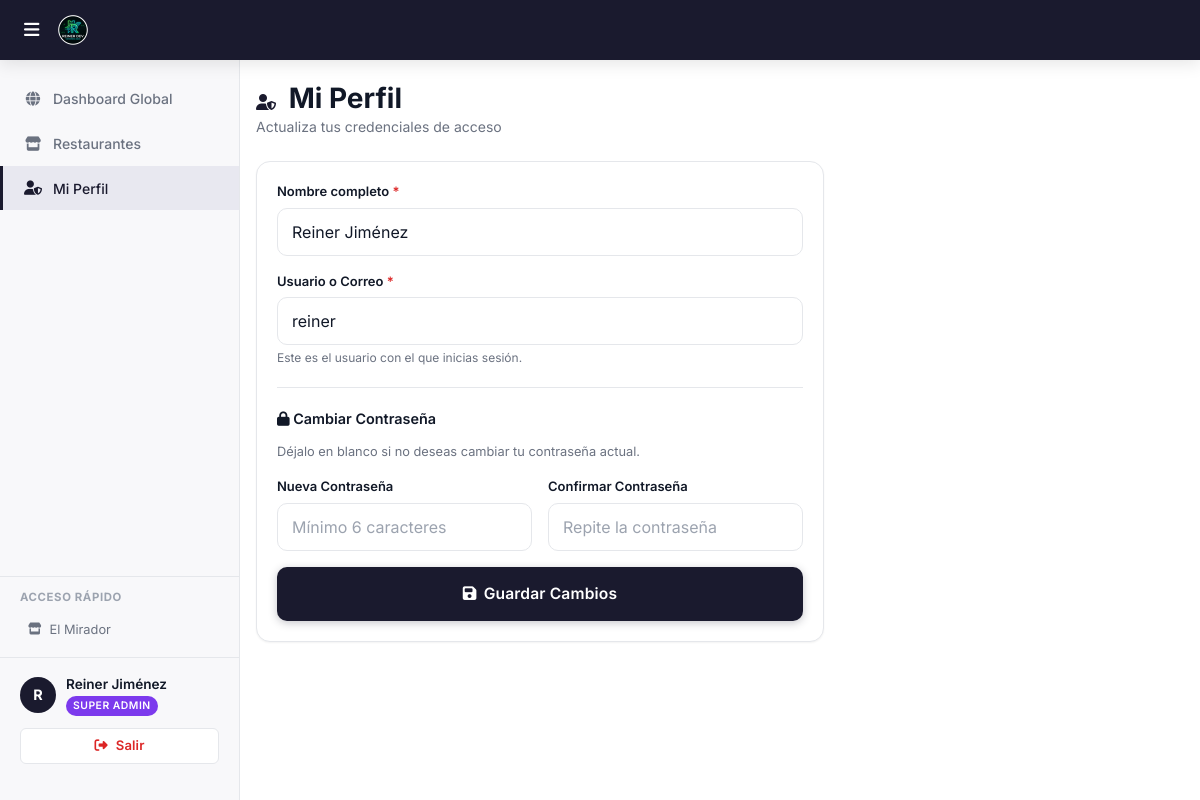
The page /roles/superadmin/perfil.php (signed in) on the database its author committed.
### tables this page shows
CREATE TABLE `restaurantes` (
  `id` int(11) NOT NULL,
  `nombre` varchar(100) NOT NULL,
  `logo` varchar(255) DEFAULT NULL,
  `activo` tinyint(1) DEFAULT 1,
  `created_at` timestamp NOT NULL DEFAULT current_timestamp()
);

CREATE TABLE `usuarios` (
  `id` int(11) NOT NULL,
  `restaurante_id` int(11) DEFAULT NULL,
  `nombre` varchar(100) NOT NULL,
  `email` varchar(100) NOT NULL,
  `password` varchar(255) NOT NULL,
  `rol` enum('superadmin','admin','atencion','cocina') NOT NULL,
  `activo` tinyint(1) DEFAULT 1,
  `created_at` timestamp NOT NULL DEFAULT current_timestamp()
);

### roles/superadmin/perfil.php (the view, shortened to what this page needs)
<?php
$db = getDB();
$usuarioId = $_SESSION['usuario_id'];
$st = $db->prepare("SELECT nombre, email FROM usuarios WHERE id = ?");
$st->execute([$usuarioId]);
$usuario = $st->fetch();
require_once '../../includes/header.php';
?>
        <div class="page-content" style="max-width:600px;">
            <div class="d-flex align-center justify-between mb-24">
                <div>
                    <h1><i class="fa-solid fa-user-shield" style="font-size:1rem;margin-right:6px;color:var(--primary);"></i> Mi Perfil</h1>
                    <p>Actualiza tus credenciales de acceso</p>
                </div>
            </div>
            <div class="card">
                <form method="POST">
                    <div class="form-group mb-16">
                        <label class="form-label">Nombre completo <span style="color:var(--danger);">*</span></label>
                        <input type="text" name="nombre" class="form-control" value="<?= htmlspecialchars($usuario['nombre'] ?? '') ?>" required>
                    </div>
                    <div class="form-group mb-20">
                        <label class="form-label">Usuario o Correo <span style="color:var(--danger);">*</span></label>
                        <input type="text" name="email" class="form-control" value="<?= htmlspecialchars($usuario['email'] ?? '') ?>" required>
                        <div style="font-size:.75rem;color:var(--text-secondary);margin-top:4px;">Este es el usuario con el que inicias sesión.</div>
                    </div>
                    <hr style="border:0;border-top:1px solid var(--border);margin:20px 0;">
                    <div style="font-size:.9rem;font-weight:600;color:var(--text-primary);margin-bottom:12px;"><i class="fa-solid fa-lock"></i> Cambiar Contraseña</div>
                    <div style="font-size:.8rem;color:var(--text-secondary);margin-bottom:16px;">Déjalo en blanco si no deseas cambiar tu contraseña actual.</div>
                    <div style="display:grid;grid-template-columns:1fr 1fr;gap:16px;" class="mb-20">
                        <div class="form-group">
                            <label class="form-label">Nueva Contraseña</label>
                            <input type="password" name="password" class="form-control" placeholder="Mínimo 6 caracteres" autocomplete="new-password">
                        </div>
                        <div class="form-group">
                            <label class="form-label">Confirmar Contraseña</label>
                            <input type="password" name="password_confirm" class="form-control" placeholder="Repite la contraseña" autocomplete="new-password">
                        </div>
                    </div>
                    <button type="submit" class="btn btn-primario btn-lg" style="width:100%;">
                        <i class="fa-solid fa-floppy-disk"></i> Guardar Cambios
                    </button>
                </form>
            </div>
        </div>
<?php require_once '../../includes/footer.php'; ?>

### includes/sidebar.php (shortened to what this page needs)
<?php
$rol = $_SESSION['rol'];
$sidebarRestaurantes = [];
if ($rol === 'superadmin') {
    try {
        $_dbSidebar = getDB();
        $_stSidebar = $_dbSidebar->query("SELECT id, nombre FROM restaurantes WHERE activo = 1 ORDER BY nombre ASC");
        $sidebarRestaurantes = $_stSidebar->fetchAll();
    } catch (Exception $e) {
    }
}
?>
<aside class="sidebar">
    <ul class="sidebar-menu">
        <?php if ($rol === 'superadmin'): ?>
            <li><a href="<?= BASE_URL ?>/roles/superadmin/dashboard.php"><span class="menu-icon"><i class="fa-solid fa-globe"></i></span> Dashboard Global</a></li>
            <li><a href="<?= BASE_URL ?>/roles/superadmin/restaurantes.php"><span class="menu-icon"><i class="fa-solid fa-store"></i></span> Restaurantes</a></li>
            <li><a href="<?= BASE_URL ?>/roles/superadmin/perfil.php"><span class="menu-icon"><i class="fa-solid fa-user-shield"></i></span> Mi Perfil</a></li>
        <?php elseif ($rol === 'cocina'): ?>
            <li><a href="<?= BASE_URL ?>/roles/cocina/dashboard.php"><span class="menu-icon"><i class="fa-solid fa-kitchen-set"></i></span> Panel Cocina</a></li>
        <?php endif; ?>
    </ul>
    <?php if ($rol === 'superadmin' && !empty($sidebarRestaurantes)): ?>
        <div style="padding: 12px 20px; border-top: 1px solid var(--border); overflow: hidden;">
            <div style="font-size: .71rem; font-weight: 700; color: var(--text-muted); text-transform: uppercase; letter-spacing: .6px; margin-bottom: 8px;">Acceso rápido</div>
            <div style="max-height: 180px; overflow-y: auto; display: flex; flex-direction: column; gap: 2px;">
                <?php foreach ($sidebarRestaurantes as $r): ?>
                <a href="<?= BASE_URL ?>/roles/admin/dashboard.php?set_rest_id=<?= $r['id'] ?>"
                   style="display: flex; align-items: center; gap: 8px; font-size: .8rem; padding: 6px 8px; border-radius: var(--radius-sm); color: var(--text-secondary); transition: .15s;"
                   onmouseover="this.style.background='var(--bg)'"
                   onmouseout="this.style.background='transparent'">
                   <i class="fa-solid fa-store" style="font-size: .75rem; flex-shrink: 0;"></i>
                   <span style="overflow: hidden; text-overflow: ellipsis; white-space: nowrap;"><?= htmlspecialchars($r['nombre']) ?></span>
                </a>
                <?php endforeach; ?>
            </div>
        </div>
    <?php endif; ?>
    <div class="sidebar-user-panel" style="padding: 16px 20px; border-top: 1px solid var(--border); background: var(--bg-secondary); margin-top: auto; display: flex; flex-direction: column; gap: 12px; overflow: hidden;">
        <div style="display: flex; align-items: center; gap: 10px;">
            <div class="avatar" style="width: 36px; height: 36px; background: var(--primary); color: #fff; border-radius: 50%; display: flex; align-items: center; justify-content: center; font-weight: 700; font-size: 0.9rem; flex-shrink: 0;">
                <?= $nombreInicial ?>
            </div>
            <div style="display: flex; flex-direction: column; min-width: 0; flex: 1;">
                <span style="font-size: 0.85rem; font-weight: 600; color: var(--text-primary); overflow: hidden; text-overflow: ellipsis; white-space: nowrap;">
                    <?= htmlspecialchars($_SESSION['nombre'] ?? 'Usuario') ?>
                </span>
                <span class="rol-badge rol-<?= $rol ?>" style="align-self: flex-start; margin-top: 2px;">
                    <?= $rolLabel ?>
                </span>
            </div>
        </div>
        <?php if (!isset($hideLogout) || !$hideLogout): ?>
        <a href="<?= BASE_URL ?>/auth/logout.php" class="btn btn-ghost btn-sm btn-full" style="min-height: 36px; gap: 8px; justify-content: center; border-color: var(--border); color: var(--danger); background: var(--surface);">
            <i class="fa-solid fa-right-from-bracket"></i>
            <span>Salir</span>
        </a>
        <?php endif; ?>
    </div>
</aside>

### rows shown on the page
restaurantes: nombre "El Mirador"
usuarios: nombre "Reiner Jiménez", email "reiner"

### other values the page prints
$nombreInicial "R"
$_SESSION['nombre'] "Reiner Jiménez"
$rolLabel "SUPER ADMIN"
